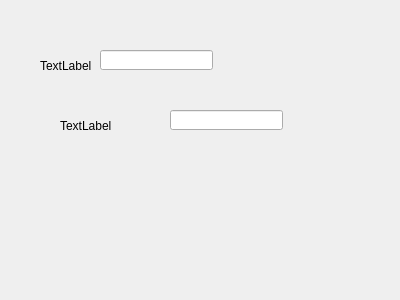
<?xml version="1.0" encoding="UTF-8"?>
<ui version="4.0">
 <class>SAKUdpTransponder</class>
 <widget class="QWidget" name="SAKUdpTransponder">
  <property name="geometry">
   <rect>
    <x>0</x>
    <y>0</y>
    <width>400</width>
    <height>300</height>
   </rect>
  </property>
  <property name="windowTitle">
   <string notr="true">Form</string>
  </property>
  <widget class="QLabel" name="label">
   <property name="geometry">
    <rect>
     <x>40</x>
     <y>60</y>
     <width>54</width>
     <height>12</height>
    </rect>
   </property>
   <property name="text">
    <string>TextLabel</string>
   </property>
  </widget>
  <widget class="QLineEdit" name="lineEdit">
   <property name="geometry">
    <rect>
     <x>100</x>
     <y>50</y>
     <width>113</width>
     <height>20</height>
    </rect>
   </property>
  </widget>
  <widget class="QLineEdit" name="lineEdit_2">
   <property name="geometry">
    <rect>
     <x>170</x>
     <y>110</y>
     <width>113</width>
     <height>20</height>
    </rect>
   </property>
  </widget>
  <widget class="QLabel" name="label_2">
   <property name="geometry">
    <rect>
     <x>60</x>
     <y>120</y>
     <width>54</width>
     <height>12</height>
    </rect>
   </property>
   <property name="text">
    <string>TextLabel</string>
   </property>
  </widget>
 </widget>
 <resources/>
 <connections/>
</ui>
